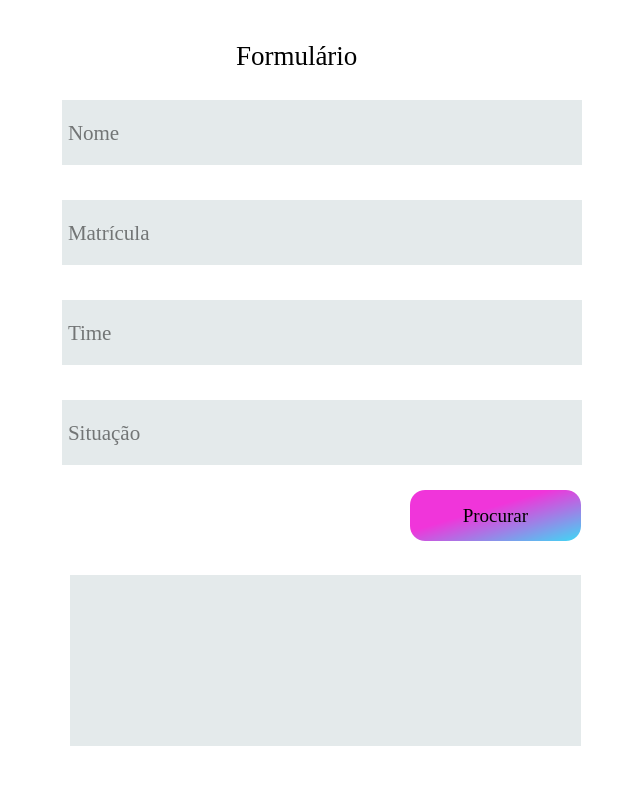
<?xml version="1.0" encoding="UTF-8"?>
<ui version="4.0">
 <class>Form</class>
 <widget class="QWidget" name="Form">
  <property name="windowModality">
   <enum>Qt::NonModal</enum>
  </property>
  <property name="geometry">
   <rect>
    <x>0</x>
    <y>0</y>
    <width>644</width>
    <height>800</height>
   </rect>
  </property>
  <property name="minimumSize">
   <size>
    <width>644</width>
    <height>800</height>
   </size>
  </property>
  <property name="maximumSize">
   <size>
    <width>644</width>
    <height>800</height>
   </size>
  </property>
  <property name="palette">
   <palette>
    <active>
     <colorrole role="WindowText">
      <brush brushstyle="SolidPattern">
       <color alpha="255">
        <red>0</red>
        <green>0</green>
        <blue>0</blue>
       </color>
      </brush>
     </colorrole>
     <colorrole role="Button">
      <brush brushstyle="SolidPattern">
       <color alpha="255">
        <red>39</red>
        <green>197</green>
        <blue>197</blue>
       </color>
      </brush>
     </colorrole>
     <colorrole role="Light">
      <brush brushstyle="SolidPattern">
       <color alpha="255">
        <red>255</red>
        <green>255</green>
        <blue>255</blue>
       </color>
      </brush>
     </colorrole>
     <colorrole role="Midlight">
      <brush brushstyle="SolidPattern">
       <color alpha="255">
        <red>255</red>
        <green>255</green>
        <blue>255</blue>
       </color>
      </brush>
     </colorrole>
     <colorrole role="Dark">
      <brush brushstyle="SolidPattern">
       <color alpha="255">
        <red>127</red>
        <green>127</green>
        <blue>127</blue>
       </color>
      </brush>
     </colorrole>
     <colorrole role="Mid">
      <brush brushstyle="SolidPattern">
       <color alpha="255">
        <red>170</red>
        <green>170</green>
        <blue>170</blue>
       </color>
      </brush>
     </colorrole>
     <colorrole role="Text">
      <brush brushstyle="SolidPattern">
       <color alpha="255">
        <red>0</red>
        <green>0</green>
        <blue>0</blue>
       </color>
      </brush>
     </colorrole>
     <colorrole role="BrightText">
      <brush brushstyle="SolidPattern">
       <color alpha="255">
        <red>255</red>
        <green>255</green>
        <blue>255</blue>
       </color>
      </brush>
     </colorrole>
     <colorrole role="ButtonText">
      <brush brushstyle="SolidPattern">
       <color alpha="255">
        <red>0</red>
        <green>0</green>
        <blue>0</blue>
       </color>
      </brush>
     </colorrole>
     <colorrole role="Base">
      <brush brushstyle="SolidPattern">
       <color alpha="255">
        <red>255</red>
        <green>255</green>
        <blue>255</blue>
       </color>
      </brush>
     </colorrole>
     <colorrole role="Window">
      <brush brushstyle="SolidPattern">
       <color alpha="255">
        <red>255</red>
        <green>255</green>
        <blue>255</blue>
       </color>
      </brush>
     </colorrole>
     <colorrole role="Shadow">
      <brush brushstyle="SolidPattern">
       <color alpha="255">
        <red>0</red>
        <green>0</green>
        <blue>0</blue>
       </color>
      </brush>
     </colorrole>
     <colorrole role="AlternateBase">
      <brush brushstyle="SolidPattern">
       <color alpha="255">
        <red>255</red>
        <green>255</green>
        <blue>255</blue>
       </color>
      </brush>
     </colorrole>
     <colorrole role="ToolTipBase">
      <brush brushstyle="SolidPattern">
       <color alpha="255">
        <red>255</red>
        <green>255</green>
        <blue>220</blue>
       </color>
      </brush>
     </colorrole>
     <colorrole role="ToolTipText">
      <brush brushstyle="SolidPattern">
       <color alpha="255">
        <red>0</red>
        <green>0</green>
        <blue>0</blue>
       </color>
      </brush>
     </colorrole>
     <colorrole role="PlaceholderText">
      <brush brushstyle="SolidPattern">
       <color alpha="128">
        <red>0</red>
        <green>0</green>
        <blue>0</blue>
       </color>
      </brush>
     </colorrole>
    </active>
    <inactive>
     <colorrole role="WindowText">
      <brush brushstyle="SolidPattern">
       <color alpha="255">
        <red>0</red>
        <green>0</green>
        <blue>0</blue>
       </color>
      </brush>
     </colorrole>
     <colorrole role="Button">
      <brush brushstyle="SolidPattern">
       <color alpha="255">
        <red>39</red>
        <green>197</green>
        <blue>197</blue>
       </color>
      </brush>
     </colorrole>
     <colorrole role="Light">
      <brush brushstyle="SolidPattern">
       <color alpha="255">
        <red>255</red>
        <green>255</green>
        <blue>255</blue>
       </color>
      </brush>
     </colorrole>
     <colorrole role="Midlight">
      <brush brushstyle="SolidPattern">
       <color alpha="255">
        <red>255</red>
        <green>255</green>
        <blue>255</blue>
       </color>
      </brush>
     </colorrole>
     <colorrole role="Dark">
      <brush brushstyle="SolidPattern">
       <color alpha="255">
        <red>127</red>
        <green>127</green>
        <blue>127</blue>
       </color>
      </brush>
     </colorrole>
     <colorrole role="Mid">
      <brush brushstyle="SolidPattern">
       <color alpha="255">
        <red>170</red>
        <green>170</green>
        <blue>170</blue>
       </color>
      </brush>
     </colorrole>
     <colorrole role="Text">
      <brush brushstyle="SolidPattern">
       <color alpha="255">
        <red>0</red>
        <green>0</green>
        <blue>0</blue>
       </color>
      </brush>
     </colorrole>
     <colorrole role="BrightText">
      <brush brushstyle="SolidPattern">
       <color alpha="255">
        <red>255</red>
        <green>255</green>
        <blue>255</blue>
       </color>
      </brush>
     </colorrole>
     <colorrole role="ButtonText">
      <brush brushstyle="SolidPattern">
       <color alpha="255">
        <red>0</red>
        <green>0</green>
        <blue>0</blue>
       </color>
      </brush>
     </colorrole>
     <colorrole role="Base">
      <brush brushstyle="SolidPattern">
       <color alpha="255">
        <red>255</red>
        <green>255</green>
        <blue>255</blue>
       </color>
      </brush>
     </colorrole>
     <colorrole role="Window">
      <brush brushstyle="SolidPattern">
       <color alpha="255">
        <red>255</red>
        <green>255</green>
        <blue>255</blue>
       </color>
      </brush>
     </colorrole>
     <colorrole role="Shadow">
      <brush brushstyle="SolidPattern">
       <color alpha="255">
        <red>0</red>
        <green>0</green>
        <blue>0</blue>
       </color>
      </brush>
     </colorrole>
     <colorrole role="AlternateBase">
      <brush brushstyle="SolidPattern">
       <color alpha="255">
        <red>255</red>
        <green>255</green>
        <blue>255</blue>
       </color>
      </brush>
     </colorrole>
     <colorrole role="ToolTipBase">
      <brush brushstyle="SolidPattern">
       <color alpha="255">
        <red>255</red>
        <green>255</green>
        <blue>220</blue>
       </color>
      </brush>
     </colorrole>
     <colorrole role="ToolTipText">
      <brush brushstyle="SolidPattern">
       <color alpha="255">
        <red>0</red>
        <green>0</green>
        <blue>0</blue>
       </color>
      </brush>
     </colorrole>
     <colorrole role="PlaceholderText">
      <brush brushstyle="SolidPattern">
       <color alpha="128">
        <red>0</red>
        <green>0</green>
        <blue>0</blue>
       </color>
      </brush>
     </colorrole>
    </inactive>
    <disabled>
     <colorrole role="WindowText">
      <brush brushstyle="SolidPattern">
       <color alpha="255">
        <red>127</red>
        <green>127</green>
        <blue>127</blue>
       </color>
      </brush>
     </colorrole>
     <colorrole role="Button">
      <brush brushstyle="SolidPattern">
       <color alpha="255">
        <red>39</red>
        <green>197</green>
        <blue>197</blue>
       </color>
      </brush>
     </colorrole>
     <colorrole role="Light">
      <brush brushstyle="SolidPattern">
       <color alpha="255">
        <red>255</red>
        <green>255</green>
        <blue>255</blue>
       </color>
      </brush>
     </colorrole>
     <colorrole role="Midlight">
      <brush brushstyle="SolidPattern">
       <color alpha="255">
        <red>255</red>
        <green>255</green>
        <blue>255</blue>
       </color>
      </brush>
     </colorrole>
     <colorrole role="Dark">
      <brush brushstyle="SolidPattern">
       <color alpha="255">
        <red>127</red>
        <green>127</green>
        <blue>127</blue>
       </color>
      </brush>
     </colorrole>
     <colorrole role="Mid">
      <brush brushstyle="SolidPattern">
       <color alpha="255">
        <red>170</red>
        <green>170</green>
        <blue>170</blue>
       </color>
      </brush>
     </colorrole>
     <colorrole role="Text">
      <brush brushstyle="SolidPattern">
       <color alpha="255">
        <red>127</red>
        <green>127</green>
        <blue>127</blue>
       </color>
      </brush>
     </colorrole>
     <colorrole role="BrightText">
      <brush brushstyle="SolidPattern">
       <color alpha="255">
        <red>255</red>
        <green>255</green>
        <blue>255</blue>
       </color>
      </brush>
     </colorrole>
     <colorrole role="ButtonText">
      <brush brushstyle="SolidPattern">
       <color alpha="255">
        <red>127</red>
        <green>127</green>
        <blue>127</blue>
       </color>
      </brush>
     </colorrole>
     <colorrole role="Base">
      <brush brushstyle="SolidPattern">
       <color alpha="255">
        <red>255</red>
        <green>255</green>
        <blue>255</blue>
       </color>
      </brush>
     </colorrole>
     <colorrole role="Window">
      <brush brushstyle="SolidPattern">
       <color alpha="255">
        <red>255</red>
        <green>255</green>
        <blue>255</blue>
       </color>
      </brush>
     </colorrole>
     <colorrole role="Shadow">
      <brush brushstyle="SolidPattern">
       <color alpha="255">
        <red>0</red>
        <green>0</green>
        <blue>0</blue>
       </color>
      </brush>
     </colorrole>
     <colorrole role="AlternateBase">
      <brush brushstyle="SolidPattern">
       <color alpha="255">
        <red>255</red>
        <green>255</green>
        <blue>255</blue>
       </color>
      </brush>
     </colorrole>
     <colorrole role="ToolTipBase">
      <brush brushstyle="SolidPattern">
       <color alpha="255">
        <red>255</red>
        <green>255</green>
        <blue>220</blue>
       </color>
      </brush>
     </colorrole>
     <colorrole role="ToolTipText">
      <brush brushstyle="SolidPattern">
       <color alpha="255">
        <red>0</red>
        <green>0</green>
        <blue>0</blue>
       </color>
      </brush>
     </colorrole>
     <colorrole role="PlaceholderText">
      <brush brushstyle="SolidPattern">
       <color alpha="128">
        <red>0</red>
        <green>0</green>
        <blue>0</blue>
       </color>
      </brush>
     </colorrole>
    </disabled>
   </palette>
  </property>
  <property name="windowTitle">
   <string>Formulário</string>
  </property>
  <property name="locale">
   <locale language="Portuguese" country="Brazil"/>
  </property>
  <widget class="QLineEdit" name="nome_input">
   <property name="geometry">
    <rect>
     <x>62</x>
     <y>100</y>
     <width>520</width>
     <height>65</height>
    </rect>
   </property>
   <property name="font">
    <font>
     <family>Georgia</family>
     <pointsize>16</pointsize>
    </font>
   </property>
   <property name="styleSheet">
    <string notr="true">border-radius:6 px;
background-color: #e4eaeb;
padding: 4px;

</string>
   </property>
   <property name="placeholderText">
    <string>Nome</string>
   </property>
  </widget>
  <widget class="QLineEdit" name="matricula_input">
   <property name="geometry">
    <rect>
     <x>62</x>
     <y>200</y>
     <width>520</width>
     <height>65</height>
    </rect>
   </property>
   <property name="font">
    <font>
     <family>Georgia</family>
     <pointsize>16</pointsize>
    </font>
   </property>
   <property name="styleSheet">
    <string notr="true">border-radius:6 px;
background-color: #e4eaeb;
padding: 4px;

</string>
   </property>
   <property name="placeholderText">
    <string>Matrícula</string>
   </property>
  </widget>
  <widget class="QLineEdit" name="time_input">
   <property name="geometry">
    <rect>
     <x>62</x>
     <y>300</y>
     <width>520</width>
     <height>65</height>
    </rect>
   </property>
   <property name="font">
    <font>
     <family>Georgia</family>
     <pointsize>16</pointsize>
    </font>
   </property>
   <property name="styleSheet">
    <string notr="true">border-radius:6 px;
background-color: #e4eaeb;
padding: 4px;

</string>
   </property>
   <property name="placeholderText">
    <string>Time</string>
   </property>
  </widget>
  <widget class="QLineEdit" name="situacao_input">
   <property name="geometry">
    <rect>
     <x>62</x>
     <y>400</y>
     <width>520</width>
     <height>65</height>
    </rect>
   </property>
   <property name="font">
    <font>
     <family>Georgia</family>
     <pointsize>16</pointsize>
    </font>
   </property>
   <property name="styleSheet">
    <string notr="true">border-radius:6 px;
background-color: #e4eaeb;
padding: 4px;

</string>
   </property>
   <property name="placeholderText">
    <string>Situação</string>
   </property>
  </widget>
  <widget class="QTextBrowser" name="text_browser">
   <property name="geometry">
    <rect>
     <x>70</x>
     <y>575</y>
     <width>511</width>
     <height>171</height>
    </rect>
   </property>
   <property name="font">
    <font>
     <family>Georgia</family>
     <pointsize>15</pointsize>
    </font>
   </property>
   <property name="styleSheet">
    <string notr="true">border-radius:6 px;
background-color: #e4eaeb;
padding: 4px;
</string>
   </property>
  </widget>
  <widget class="QLabel" name="label">
   <property name="geometry">
    <rect>
     <x>236</x>
     <y>30</y>
     <width>172</width>
     <height>51</height>
    </rect>
   </property>
   <property name="font">
    <font>
     <family>Georgia</family>
     <pointsize>20</pointsize>
    </font>
   </property>
   <property name="text">
    <string>Formulário</string>
   </property>
  </widget>
  <widget class="QPushButton" name="procurar_btn">
   <property name="geometry">
    <rect>
     <x>410</x>
     <y>490</y>
     <width>171</width>
     <height>51</height>
    </rect>
   </property>
   <property name="font">
    <font>
     <family>Georgia</family>
     <pointsize>14</pointsize>
    </font>
   </property>
   <property name="styleSheet">
    <string notr="true">background-color:qlineargradient(spread:pad, x1:0, y1:0, x2:1, y2:1, stop:0.407035 rgba(240, 53, 218, 255), stop:1 rgba(61, 217, 245, 255));

border-width: 2px;
border-radius: 15px;
padding: 4px;;</string>
   </property>
   <property name="text">
    <string>Procurar</string>
   </property>
  </widget>
  <widget class="QPushButton" name="back_btn">
   <property name="geometry">
    <rect>
     <x>20</x>
     <y>20</y>
     <width>91</width>
     <height>61</height>
    </rect>
   </property>
   <property name="palette">
    <palette>
     <active>
      <colorrole role="Button">
       <brush brushstyle="SolidPattern">
        <color alpha="255">
         <red>255</red>
         <green>255</green>
         <blue>255</blue>
        </color>
       </brush>
      </colorrole>
      <colorrole role="Base">
       <brush brushstyle="SolidPattern">
        <color alpha="255">
         <red>255</red>
         <green>255</green>
         <blue>255</blue>
        </color>
       </brush>
      </colorrole>
      <colorrole role="Window">
       <brush brushstyle="SolidPattern">
        <color alpha="255">
         <red>255</red>
         <green>255</green>
         <blue>255</blue>
        </color>
       </brush>
      </colorrole>
     </active>
     <inactive>
      <colorrole role="Button">
       <brush brushstyle="SolidPattern">
        <color alpha="255">
         <red>255</red>
         <green>255</green>
         <blue>255</blue>
        </color>
       </brush>
      </colorrole>
      <colorrole role="Base">
       <brush brushstyle="SolidPattern">
        <color alpha="255">
         <red>255</red>
         <green>255</green>
         <blue>255</blue>
        </color>
       </brush>
      </colorrole>
      <colorrole role="Window">
       <brush brushstyle="SolidPattern">
        <color alpha="255">
         <red>255</red>
         <green>255</green>
         <blue>255</blue>
        </color>
       </brush>
      </colorrole>
     </inactive>
     <disabled>
      <colorrole role="Button">
       <brush brushstyle="SolidPattern">
        <color alpha="255">
         <red>255</red>
         <green>255</green>
         <blue>255</blue>
        </color>
       </brush>
      </colorrole>
      <colorrole role="Base">
       <brush brushstyle="SolidPattern">
        <color alpha="255">
         <red>255</red>
         <green>255</green>
         <blue>255</blue>
        </color>
       </brush>
      </colorrole>
      <colorrole role="Window">
       <brush brushstyle="SolidPattern">
        <color alpha="255">
         <red>255</red>
         <green>255</green>
         <blue>255</blue>
        </color>
       </brush>
      </colorrole>
     </disabled>
    </palette>
   </property>
   <property name="styleSheet">
    <string notr="true">background-color:#ffffff;
border-width: 2px;
border-radius: 15px;
padding: 4px;;</string>
   </property>
   <property name="text">
    <string/>
   </property>
   <property name="icon">
    <iconset>
     <normaloff>../../../Downloads/back-arrow.png</normaloff>../../../Downloads/back-arrow.png</iconset>
   </property>
   <property name="iconSize">
    <size>
     <width>70</width>
     <height>70</height>
    </size>
   </property>
  </widget>
 </widget>
 <resources/>
 <connections/>
</ui>
